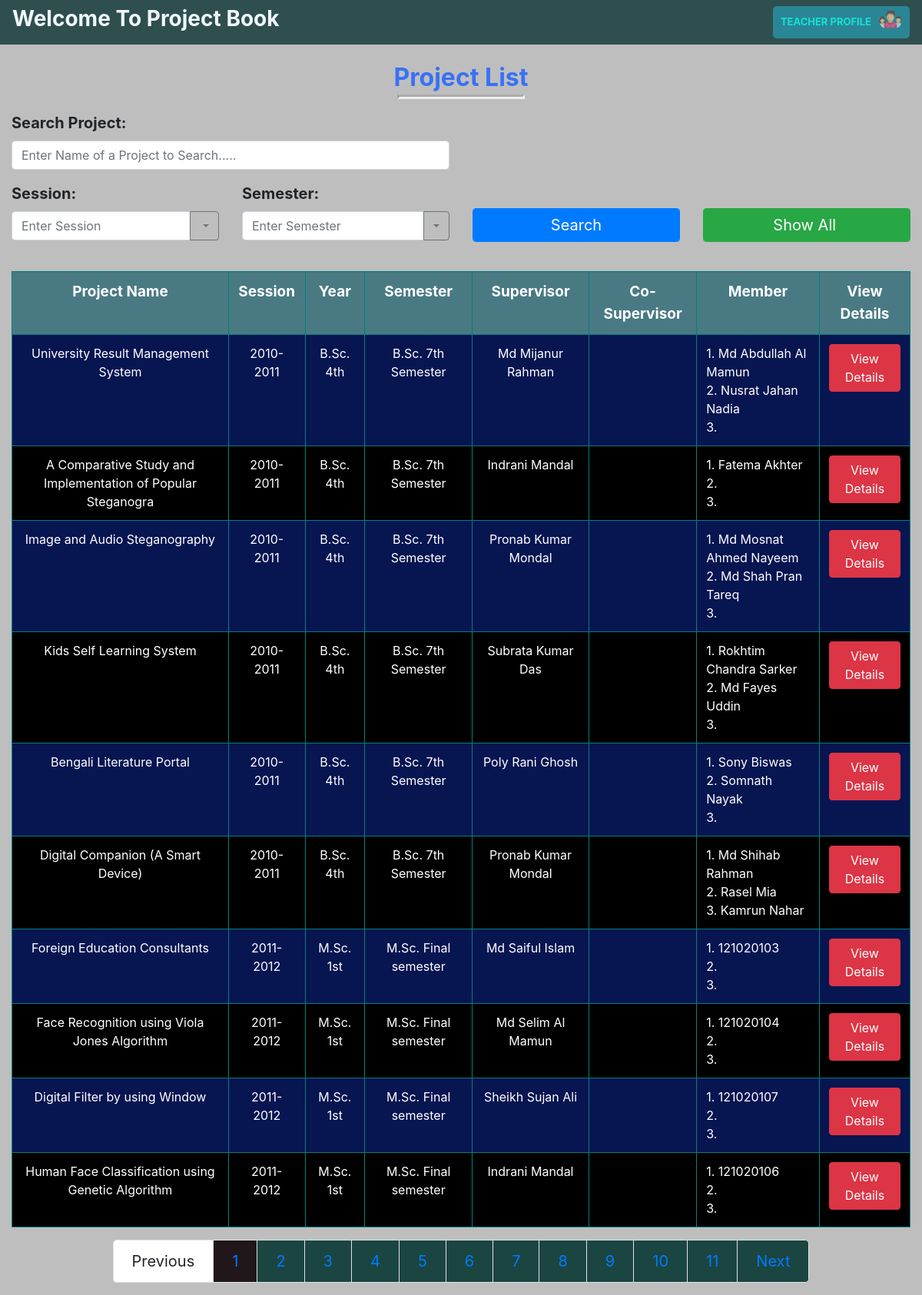
The app's page /user/index.php with its own data.
### tables this page shows
CREATE TABLE `project_information` (
  `id` int(50) NOT NULL,
  `project_name` varchar(60) NOT NULL,
  `session` varchar(20) NOT NULL,
  `year` varchar(50) NOT NULL,
  `semester` varchar(20) NOT NULL,
  `supervisor` varchar(50) NOT NULL,
  `co_supervisor` varchar(50) NOT NULL,
  `member1` varchar(50) NOT NULL,
  `member2` varchar(50) NOT NULL,
  `member3` varchar(50) NOT NULL,
  `project_des` varchar(1000) NOT NULL,
  `pdf` varchar(1000) NOT NULL,
  `project_image` varchar(1000) NOT NULL
);

### user/index.php (called while the page is built)
<?php
	include("user_panel.php");
?>

### user/user_panel.php (the view, shortened to what this page needs)
<?php
	include('db_connection.php');
?>
<!DOCTYPE HTML>
<html lang="en-US">
<head>
	<link rel="stylesheet" href="css/bootstrap.min.css">
	<link rel="stylesheet" href="css/owncssuser.css" />
</head>
<body >
		<div id = "mynavbar"  role = "navigation" >
			<nav class="navbar navbar-expand-lg  navbar-dark ">
				<h3 style = "color:#F0F8FF;"><b> Welcome To Project Book</b></h3>
				<div class="collapse navbar-collapse" id="collapsibleNavbar">
					<ul class="nav navbar-nav navbar-right ml-auto">
						<li class="nav-item active">
							<a class="nav-link active" href="teacher_login.php">TEACHER PROFILE<img src="images/team.png" style = "height: 30px; width: 30px; border-radius: 50%; margin-left: 10px; margin-top: -8px;"alt="" />
							</a>
						</li>
					</ul>
				</div>
			</nav>
		</div>
		<br>
		<div class = "logintext">
			<h2 style = "color:#3871F6; width: auto;"><b> Project List</b></h2>
			<b><hr class = "hrline" style = "width: 160px;"/></b>
		</div>
		<div class = "container-fluid">
			<form action="" method = "post">
				<div class="row " >
					<div class="col-lg-6 col-12 col-md-6" >
						<div class = "form-group">
							<label style = "font-size:20px; "><b>Search Project:</b></label>
							<div class = "flexContainer">
								<input type="text" placeholder="Enter Name of a Project to Search....." name="search_namewise" class = "form-control"
									value = "<?php
												if(isset($_POST['showall']))
												{
													echo "";
												}
												else if(isset($_POST['search_namewise']))
												{
													echo $_POST['search_namewise'];
												}
											?>" />
							</div>
						</div>
					</div>
				</div>
				<div class="row">
					<div class=" col-lg-3 col-sm-3">
						<div class="form-group">
							<label style = "font-size:20px; max-width:60%;"><b>Session:</b></label>
							<div class="input-group" >
								<input type="text" name = "session" class="form-control" id="ses" placeholder = "Enter Session" value = "<?php
												if(isset($_POST['showall']))
												{
													echo "";
												}
												else if(isset($_POST['session']))
												{
													echo $_POST['session'];
												}
											?>" />
								<div class="input-group-append">
									<button class="btn btn-outline-secondary dropdown-toggle" type="button" data-toggle="dropdown">
									</button>
								</div>
							</div>
						</div>
					</div>
					<div class="col-lg-3 col-sm-3">
						<div class=" form-group">
							<label style = "font-size:20px;"><b>Semester:</b></label>
							<div class = "input-group" >
								<input type="text" name = "semester" class="form-control" id="select_year"
									placeholder = "Enter Semester"
									value = "<?php
												if(isset($_POST['showall']))
												{
													echo "";
												}
												else if(isset($_POST['semester']))
												{
													echo $_POST['semester'];
												}
											?>" />
								<div class="input-group-append">
									<button class="btn btn-outline-secondary dropdown-toggle" type="button" data-toggle="dropdown" ></button>
								</div>
							</div>
						</div>
					</div>
					<div class=" col-lg-3 col-sm-3" >
						<br />
						<div style = "text-align:center; margin-top:10px;" >
							<input class="btn btn-primary submit form-control" type="submit" name="search" value="Search" style = "width:100%; ">
						</div>
					</div>
					<div class=" col-lg-3 col-sm-3" >
						<br />
						<div style = "text-align:center; margin-top:10px;" >
							<input class="btn btn-success submit form-control" type="submit" name="showall" value="Show All " style = "width:100%; ">
						</div>
					</div>
				</div>
			</form>
			<br />
		</div>
		<div class ="container-fluid table-responsive">
			<div class = "row justify-content-center">
				<div class = "col " style = "text-align:center" >
					<?php
						if(isset($_POST['search']))
						{
							$session = $_POST['session'];
							$semester = $_POST['semester'];
							$search_name_wise = $_POST['search_namewise'];
							if($session == "" && $semester == "" && $search_name_wise == "")
							{
								?>
								<script type="text/javascript">
									window.alert("Fill at least 1 field to search");
								</script>
								<?php
								$true = 1;
								if($true==1)
								{
									goto end;
								}
							}
							if($session == "" && $search_name_wise == "")
							{
								$qry = "SELECT * FROM `project_information` where `semester` = '$semester'";
							}
							else if($semester == "" && $search_name_wise == "")
							{
								$qry = "SELECT * FROM `project_information` where `session` = '$session'";
							}
							else if ($session == "" && $semester == "")
							{
								$qry = "select * from `project_information` where `project_name` like '%$_POST[search_namewise]%'";
							}
							else if($search_name_wise == "")
							{
								$qry = "SELECT * FROM `project_information` where `session` = '$session' AND `semester` = '$semester'";
							}
							else if($session =="")
							{
								$qry = "select * from `project_information` where `project_name` like '%$_POST[search_namewise]%' AND `semester` = '$semester'";
							}
							else if($semester == "")
							{
								$qry = "select * from `project_information` where `project_name` like '%$_POST[search_namewise]%' AND `session` = '$session'";
							}
							else
							{
								$qry = "select * from `project_information` where `project_name` like '%$_POST[search_namewise]%' AND `session` = '$session' AND `semester` = '$semester'";
							}
							$res = mysqli_query($conn, $qry);
							echo "<table class='table table-bordered table-dark'>";
									echo "<tr>";
										echo "<th>Project Name</th>";
										echo "<th>Session</th>";
										echo "<th>Year</th>";
										echo "<th>Semester</th>";
										echo "<th>Supervisor</th>";
										echo "<th>Co-Supervisor</th>";
										echo "<th>Member</th>";
										echo "<th>View Details</th>";
									echo "</tr>";
									while($row = mysqli_fetch_assoc($res))
									{
										echo "<tr>";
											echo "<td>$row[project_name]</td>";
											echo "<td>$row[session]</td>";
											echo "<td>$row[year]</td>";
											echo "<td>$row[semester]</td>";
											echo "<td>$row[supervisor]</td>";
											echo "<td>$row[co_supervisor]</td>";
											echo "<td style = 'text-align:left'>1. $row[member1] <br />
													  2. $row[member2] <br />
													  3. $row[member3]
												</td>";
											echo "<td>";
											?>
											 <a class = "btn btn-danger" style = "text-decoration:none; color: white;" href="view_project_details_user.php?id=<?php echo $row['id']; ?>">View Details</a>
											<?php
											echo "</td>";
										echo "</tr>";
									}
							echo "</table>";
						}
						else
						{
								?>
								<?php
							$limit = 10;
							if(isset($_GET['page']))
							{
								$page = $_GET['page'];
							}
							else
							{
								$page = 1;
							}
							$start = ($page-1) * $limit;
							$qry = "select * from `project_information` LIMIT $start, $limit";
							$res = mysqli_query($conn, $qry);
							$countqry = "select count(id) as id from `project_information`";
							$countres = mysqli_query($conn, $countqry);
							$countrow = mysqli_fetch_assoc($countres);
							$total = $countrow["id"];
							$pages = ceil($total/$limit);
							$previous = $page-1;
							$next = $page+1;
							echo "<table class='table table-bordered table-dark'>";
									echo "<tr>";
										echo "<th>Project Name</th>";
										echo "<th>Session</th>";
										echo "<th>Year</th>";
										echo "<th>Semester</th>";
										echo "<th>Supervisor</th>";
										echo "<th>Co-Supervisor</th>";
										echo "<th>Member</th>";
										echo "<th>View Details</th>";
									echo "</tr>";
									while($row = mysqli_fetch_assoc($res))
									{
										echo "<tr>";
											echo "<td>$row[project_name]</td>";
											echo "<td>$row[session]</td>";
											echo "<td>$row[year]</td>";
											echo "<td>$row[semester]</td>";
											echo "<td>$row[supervisor]</td>";
											echo "<td>$row[co_supervisor]</td>";
											echo "<td style = 'text-align:left'>1. $row[member1] <br />
													  2. $row[member2] <br />
													  3. $row[member3]
												</td>";
											echo "<td>";
											?>
											 <a class = "btn btn-danger" style = "text-decoration:none; color: white;" href="view_project_details_user.php?id=<?php echo $row['id']; ?>">View Details</a>
											<?php
											echo "</td>";
										echo "</tr>";
									}
							echo "</table>";
							?>
							<div class="container-fluid">
								<div class="row">
									<div class="col-12">
										<ul class="pagination pagination-lg">
											<li class="page-item">
												<?php
													if($page>1)
													{
														echo "<a class='inactive_page page-link' href='user_panel.php?page=".$previous."'> Previous</a> ";
													}
													else
													{
														echo "<a class=page-link disbled> Previous</a> ";
													}
												?>
											</li>
											<?php
												for ($i=1; $i<=$pages; $i++) {
												if($page==$i)
												{
													echo "<a class='active_page page-link'  href='user_panel.php?page=".$i."'>".$i."</a> ";
												}
												else
												{
													echo "<a class=' inactive_page page-link'  href='user_panel.php?page=".$i."'>".$i."</a> ";
												}
												};
											?>
											<li class="page-item">
												<?php
													if($pages>=$next)
													{
														echo "<a class='inactive_page page-link' href='user_panel.php?page=".$next."'> Next</a> ";
													}
													else
													{
														echo "<a class= ' page-link disbled'> Next</a> ";
													}
												?>
											</li>
										</ul>
									</div>
								</div>
							</div>
							<?php
						}
					?>
				</div>
			</div>
		</div>
</body>
</html>

### user/css/owncssuser.css (style rules this page uses)
body { background: #BEBEBE; }
.navbar { font-weight: bold; font-size: 13px; }
#mynavbar { background: #2F4F4F; }
#mynavbar ul li a { padding: 5px; color: white; opacity: .8; margin: 5px; color: #10F9E8; }
.logintext { text-align:center; }
.hrline { width: 300px; color: #F6385E; border-width: 3px; border-style:inset; margin-top:-5px; }
.submit { font-size: 20px; }
.table-bordered > tbody > tr > td, .table-bordered > tbody > tr > th, .table-bordered > tfoot > tr > td, .table-bordered > tfoot > tr > th, .table-bordered > thead > tr > td, .table-bordered > thead > tr > th { border: 1px solid teal; }
th { text-align: center; }
.active { background: #2a8695; border-radius: 5px; }
.table-dark { color: #fff; background-color: black; }
.table th { background: #497a83; color: white; font-size: 19px; }
tr:nth-child(even) { background:#071551; }
.active_page { background: #21171b; }
.pagination, .pagination li a { display: flex; flex-wrap: wrap; justify-content: center; align-items: center; }
.inactive_page { background: #1b4541;; }

### records on screen
project_information: project_name "University Result Management System", session "2010-2011", year "B.Sc. 4th", semester "B.Sc. 7th Semester", supervisor "Md Mijanur Rahman", member1 "Md Abdullah Al Mamun", member2 "Nusrat Jahan Nadia"
project_information: project_name "A Comparative Study and Implementation of Popular Steganogra", session "2010-2011", year "B.Sc. 4th", semester "B.Sc. 7th Semester", supervisor "Indrani Mandal", member1 "Fatema Akhter"
project_information: project_name "Image and Audio Steganography", session "2010-2011", year "B.Sc. 4th", semester "B.Sc. 7th Semester", supervisor "Pronab Kumar Mondal", member1 "Md Mosnat Ahmed Nayeem", member2 "Md Shah Pran Tareq"
project_information: project_name "Kids Self Learning System", session "2010-2011", year "B.Sc. 4th", semester "B.Sc. 7th Semester", supervisor "Subrata Kumar Das", member1 "Rokhtim Chandra Sarker", member2 "Md Fayes Uddin"
project_information: project_name "Bengali Literature Portal", session "2010-2011", year "B.Sc. 4th", semester "B.Sc. 7th Semester", supervisor "Poly Rani Ghosh", member1 "Sony Biswas", member2 "Somnath Nayak"
project_information: project_name "Digital Companion (A Smart Device)", session "2010-2011", year "B.Sc. 4th", semester "B.Sc. 7th Semester", supervisor "Pronab Kumar Mondal", member1 "Md Shihab Rahman", member2 "Rasel Mia", member3 "Kamrun Nahar"
project_information: project_name "Foreign Education Consultants", session "2011-2012", year "M.Sc. 1st", semester "M.Sc. Final semester", supervisor "Md Saiful Islam", member1 "121020103"
project_information: project_name "Face Recognition using Viola Jones Algorithm", session "2011-2012", year "M.Sc. 1st", semester "M.Sc. Final semester", supervisor "Md Selim Al Mamun", member1 "121020104"
project_information: project_name "Digital Filter by using Window", session "2011-2012", year "M.Sc. 1st", semester "M.Sc. Final semester", supervisor "Sheikh Sujan Ali", member1 "121020107"
project_information: project_name "Human Face Classification using Genetic Algorithm", session "2011-2012", year "M.Sc. 1st", semester "M.Sc. Final semester", supervisor "Indrani Mandal", member1 "121020106"
